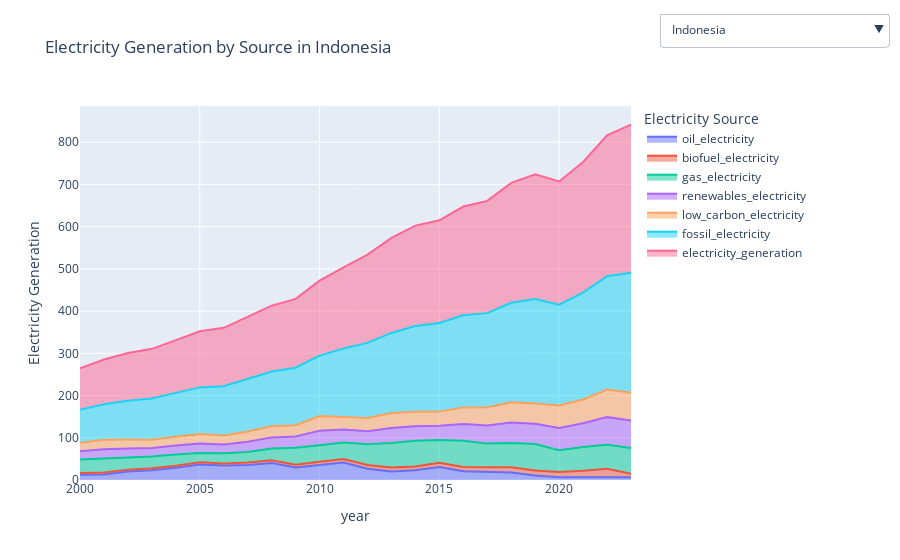

Notebook source saved alongside this figure:
### Code cell
# Melting the DataFrame to long format as it is required by plotly for group plotting
df_co = df_2.melt(
    id_vars=['year', 'country'],                                   # variables for data aggregation
    value_vars=[                                                   # features to be plotted with respect to year and country
        'oil_electricity',
        'biofuel_electricity',
        'gas_electricity',
        'renewables_electricity',
        'low_carbon_electricity',
        'fossil_electricity',
        'electricity_generation'
    ],
    var_name='Electricity Source',                                # Creating a variable that will define selection by source
    value_name='Electricity Generation'                           # values plotted
)

# Creating the initial figure with one country
initial_country = df_co['country'].unique()[0]                    # Extracting the 1st country from 'country' column for plotting before user selection
fig_3 = px.area(                                                    # plotly function for area plot
    df_co[df_co['country'] == initial_country],
    x='year',                                                     # defining x-axis
    y='Electricity Generation',                                   # defining y-axis
    color='Electricity Source',                                   # color for area chart on the basis of source
    title=f'Electricity Generation by Source in {initial_country}'  # title of the chart
)

# Creating dropdown
buttons = []

for country in df_co['country'].unique():                        # Looping through countries for adding unique options to the dropdown
    filtered_df = df_co[df_co['country'] == country]
    
    buttons.append(                                              # updating the buttons empty list with unique countries
        dict(
            method='update',
            label=country,
            args=[
                {
                    'x': [filtered_df['year']],
                    'y': [filtered_df[filtered_df['Electricity Source'] == source]['Electricity Generation'].values for source in filtered_df['Electricity Source'].unique()],
                    'type': 'scatter'                            # creating area to be filled
                },
                {
                    'title': f'Electricity Generation by Source in {country}'   # title for the chart on the basis of selected country
                }
            ]
        )
    )

# Add dropdown to the figure
fig_3.update_layout(
    updatemenus=[                                                # Adding the dropdown menu to the plot
        dict(
            buttons=buttons,
            direction="down",                                    # Direction in which dropdown options will be displayed
            showactive=True,                                     # displays the country for which the graph is plotted
            x=1.05,                                              # aligning the dropdown
            xanchor="left",
            y=1.25,
            yanchor="top"
        )
    ]
)

fig_3.show()                                                       # displaying the output
